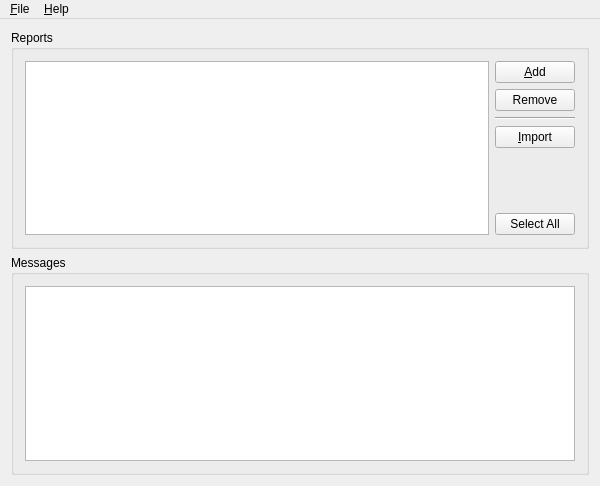
<ui version="4.0" >
 <comment> * OpenRPT report writer and rendering engine
 * Copyright (C) 2001-2010 by OpenMFG, LLC
 *
 * This library is free software; you can redistribute it and/or
 * modify it under the terms of the GNU Lesser General Public
 * License as published by the Free Software Foundation; either
 * version 2.1 of the License, or (at your option) any later version.
 *
 * This library is distributed in the hope that it will be useful,
 * but WITHOUT ANY WARRANTY; without even the implied warranty of
 * MERCHANTABILITY or FITNESS FOR A PARTICULAR PURPOSE. See the GNU
 * Lesser General Public License for more details.
 *
 * You should have received a copy of the GNU Lesser General Public
 * License along with this library; if not, write to the Free Software
 * Foundation, Inc., 59 Temple Place, Suite 330, Boston, MA 02111-1307 USA
 * Please contact info@openmfg.com with any questions on this license.</comment>
 <class>ImportWindow</class>
 <widget class="QMainWindow" name="ImportWindow" >
  <property name="geometry" >
   <rect>
    <x>0</x>
    <y>0</y>
    <width>600</width>
    <height>486</height>
   </rect>
  </property>
  <property name="windowTitle" >
   <string>Report Import Tool</string>
  </property>
  <widget class="QWidget" name="widget" >
   <layout class="QVBoxLayout" name="verticalLayout" >
    <item>
     <widget class="QGroupBox" name="groupBox1" >
      <property name="title" >
       <string>Reports</string>
      </property>
      <layout class="QHBoxLayout" name="horizontalLayout" >
       <item>
        <widget class="QListWidget" name="_reports" >
         <property name="selectionMode" >
          <enum>QAbstractItemView::ExtendedSelection</enum>
         </property>
        </widget>
       </item>
       <item>
        <layout class="QVBoxLayout" >
         <property name="spacing" >
          <number>6</number>
         </property>
         <property name="margin" >
          <number>0</number>
         </property>
         <item>
          <widget class="QPushButton" name="_add" >
           <property name="text" >
            <string>&amp;Add</string>
           </property>
           <property name="shortcut" >
            <string>Alt+A</string>
           </property>
          </widget>
         </item>
         <item>
          <widget class="QPushButton" name="_remove" >
           <property name="text" >
            <string>Remove</string>
           </property>
          </widget>
         </item>
         <item>
          <widget class="Line" name="line1" >
           <property name="frameShape" >
            <enum>QFrame::HLine</enum>
           </property>
           <property name="frameShadow" >
            <enum>QFrame::Sunken</enum>
           </property>
          </widget>
         </item>
         <item>
          <widget class="QPushButton" name="_import" >
           <property name="text" >
            <string>&amp;Import</string>
           </property>
           <property name="shortcut" >
            <string>Alt+I</string>
           </property>
          </widget>
         </item>
         <item>
          <spacer>
           <property name="orientation" >
            <enum>Qt::Vertical</enum>
           </property>
           <property name="sizeType" >
            <enum>QSizePolicy::Expanding</enum>
           </property>
           <property name="sizeHint" stdset="0" >
            <size>
             <width>20</width>
             <height>16</height>
            </size>
           </property>
          </spacer>
         </item>
         <item>
          <widget class="QPushButton" name="_selectAll" >
           <property name="text" >
            <string>Select All</string>
           </property>
          </widget>
         </item>
        </layout>
       </item>
      </layout>
     </widget>
    </item>
    <item>
     <widget class="QGroupBox" name="groupBox2" >
      <property name="title" >
       <string>Messages</string>
      </property>
      <layout class="QVBoxLayout" >
       <property name="spacing" >
        <number>6</number>
       </property>
       <property name="margin" >
        <number>11</number>
       </property>
       <item>
        <widget class="QTextEdit" name="_log" >
         <property name="readOnly" >
          <bool>true</bool>
         </property>
        </widget>
       </item>
      </layout>
     </widget>
    </item>
   </layout>
  </widget>
  <widget class="QMenuBar" name="MenuBar" >
   <property name="geometry" >
    <rect>
     <x>0</x>
     <y>0</y>
     <width>600</width>
     <height>30</height>
    </rect>
   </property>
   <widget class="QMenu" name="unnamed" >
    <property name="title" >
     <string>&amp;File</string>
    </property>
    <addaction name="fileOpenAction" />
    <addaction name="separator" />
    <addaction name="fileExitAction" />
   </widget>
   <widget class="QMenu" name="helpMenu" >
    <property name="title" >
     <string>&amp;Help</string>
    </property>
    <addaction name="helpContentsAction" />
    <addaction name="helpIndexAction" />
    <addaction name="separator" />
    <addaction name="helpAboutAction" />
   </widget>
   <addaction name="unnamed" />
   <addaction name="helpMenu" />
  </widget>
  <action name="helpContentsAction" >
   <property name="text" >
    <string>&amp;Contents...</string>
   </property>
   <property name="iconText" >
    <string>Contents</string>
   </property>
   <property name="shortcut" >
    <string/>
   </property>
  </action>
  <action name="helpIndexAction" >
   <property name="text" >
    <string>&amp;Index...</string>
   </property>
   <property name="iconText" >
    <string>Index</string>
   </property>
   <property name="shortcut" >
    <string/>
   </property>
  </action>
  <action name="helpAboutAction" >
   <property name="text" >
    <string>&amp;About</string>
   </property>
   <property name="iconText" >
    <string>About</string>
   </property>
   <property name="shortcut" >
    <string/>
   </property>
  </action>
  <action name="fileExitAction" >
   <property name="text" >
    <string>E&amp;xit</string>
   </property>
   <property name="iconText" >
    <string>E&amp;xit</string>
   </property>
  </action>
  <action name="fileOpenAction" >
   <property name="text" >
    <string>&amp;Add</string>
   </property>
   <property name="iconText" >
    <string>&amp;Add</string>
   </property>
  </action>
 </widget>
 <layoutdefault spacing="6" margin="11" />
 <tabstops>
  <tabstop>_reports</tabstop>
  <tabstop>_add</tabstop>
  <tabstop>_remove</tabstop>
  <tabstop>_import</tabstop>
  <tabstop>_selectAll</tabstop>
  <tabstop>_log</tabstop>
 </tabstops>
 <resources/>
 <connections>
  <connection>
   <sender>_selectAll</sender>
   <signal>clicked()</signal>
   <receiver>_reports</receiver>
   <slot>selectAll()</slot>
   <hints>
    <hint type="sourcelabel" >
     <x>526</x>
     <y>225</y>
    </hint>
    <hint type="destinationlabel" >
     <x>422</x>
     <y>195</y>
    </hint>
   </hints>
  </connection>
 </connections>
</ui>
